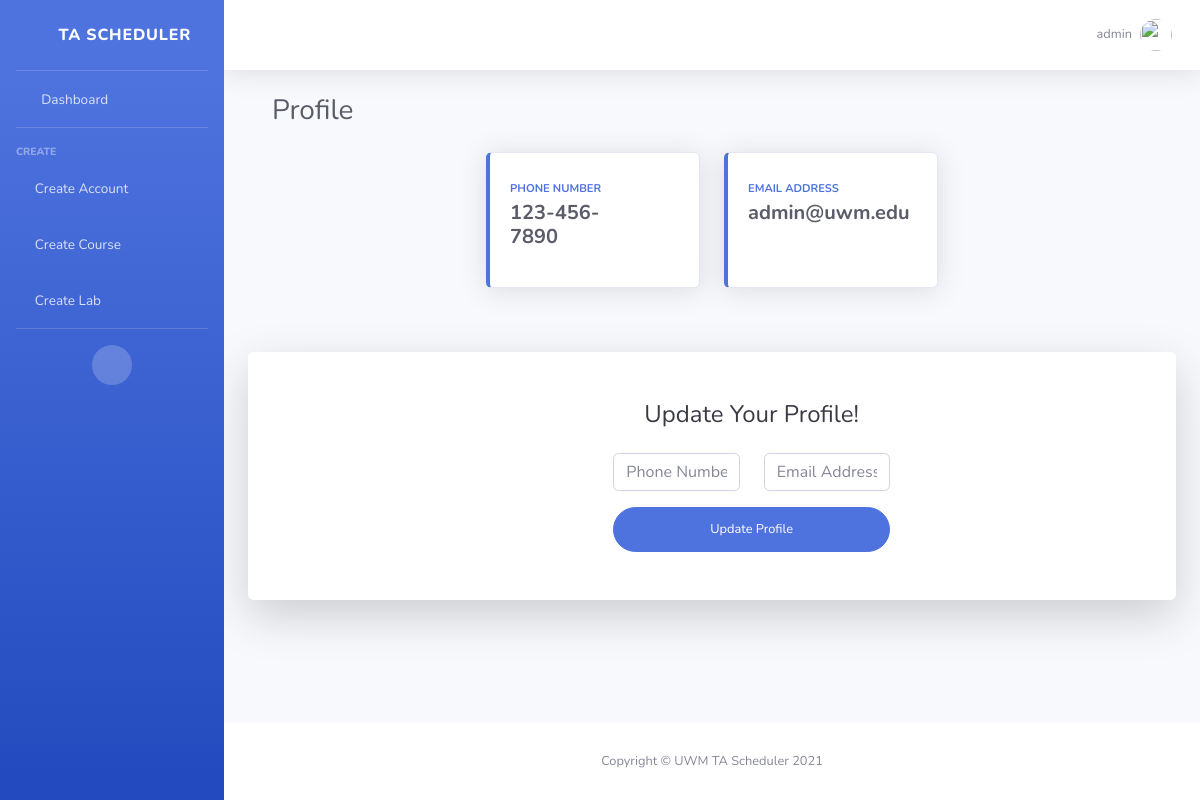
/profile/ (signed in), run on the app's committed database.
### TA_Scheduler/models.py (models this page shows)
class myContact(models.Model):
    userName = models.CharField(max_length=40)
    phoneNumber = models.CharField(max_length=20)
    emailAddress = models.CharField(max_length=40)

### TA_Scheduler/views.py (the view, shortened to what this page needs)
# urls.py: path('profile/', Profile.as_view())
class Profile(View):
    def get(self,request):
        userName = request.session["userName"]
        if(len(list(myContact.objects.filter(userName=userName))) == 0):
            myContact.objects.create(userName=userName, phoneNumber="NOT SET", emailAddress="NOT SET")
        contact = list(myContact.objects.filter(userName=userName))[0]
        return render(request, "profile.html", {"userName":userName, "phoneNumber":contact.phoneNumber, "emailAddress":contact.emailAddress})

### templates/profile.html (shortened to what this page needs)
{% load static %}
<!DOCTYPE html>
<html lang="en">
<head>
    <link href="{% static '/vendor/fontawesome-free/css/all.min.css' %}" rel="stylesheet" type="text/css">
    <link href="{% static '/css/sb-admin-2.min.css' %}" rel="stylesheet">
    <link href="{% static '/vendor/datatables/dataTables.bootstrap4.min.css' %}" rel="stylesheet">
</head>
<body id="page-top">
    <div id="wrapper">
        <ul class="navbar-nav bg-gradient-primary sidebar sidebar-dark accordion" id="accordionSidebar">
            <a class="sidebar-brand d-flex align-items-center justify-content-center" href="/home">
                <div class="sidebar-brand-icon rotate-n-15">
                    <i class="far fa-calendar-alt"></i>
                </div>
                <div class="sidebar-brand-text mx-3">TA Scheduler</div>
            </a>
            <hr class="sidebar-divider my-0">
            <li class="nav-item">
                <a class="nav-link" href="/home">
                    <i class="fas fa-fw fa-tachometer-alt"></i>
                    <span>Dashboard</span></a>
            </li>
            <hr class="sidebar-divider">
            <div class="sidebar-heading">
                Create
            </div>
			<li class="nav-item">
                <a class="nav-link" href="/create-account">
					<i class="fas fa-user-circle"></i>
                    <span>Create Account</span></a>
            </li>
			<li class="nav-item">
                <a class="nav-link" href="/create-course">
					<i class="fas fa-book-open"></i>
                    <span>Create Course</span></a>
            </li>
			<li class="nav-item">
                <a class="nav-link" href="/create-lab">
					<i class="fas fa-flask"></i>
                    <span>Create Lab</span></a>
            </li>
            <hr class="sidebar-divider d-none d-md-block">
            <div class="text-center d-none d-md-inline">
                <button class="rounded-circle border-0" id="sidebarToggle"></button>
            </div>
        </ul>
        <div id="content-wrapper" class="d-flex flex-column">
            <div id="content">
                <nav class="navbar navbar-expand navbar-light bg-white topbar mb-4 static-top shadow">
                    <ul class="navbar-nav ml-auto">
                        <li class="nav-item dropdown no-arrow">
                            <a class="nav-link dropdown-toggle" href="#" id="userDropdown" role="button"
                                data-toggle="dropdown" aria-haspopup="true" aria-expanded="false">
                                <span class="mr-2 d-none d-lg-inline text-gray-600 small">{{ userName }}</span>
                                <img class="img-profile rounded-circle"
                                    src="{% static '/img/undraw_profile.svg' %}">
                            </a>
                        </li>
                    </ul>
                </nav>
                <div class="container-fluid">
                    <div class="container-fluid">
                    <div class="d-sm-flex align-items-center justify-content-between mb-4">
                        <h1 class="h3 mb-0 text-gray-800">Profile</h1>
                    </div>
                    </div>
                    <div class="row">
                        <div class="col-xl-3 col-md-3 mb-3"></div>
                        <div class="col-xl-3 col-md-3 mb-3">
                            <div class="card border-left-primary shadow h-100 py-2">
                                <div class="card-body">
                                    <div class="row no-gutters align-items-center">
                                        <div class="col mr-2">
                                            <div class="text-xs font-weight-bold text-primary text-uppercase mb-1">
                                                Phone Number</div>
                                            <div class="h5 mb-0 font-weight-bold text-gray-800">{{ phoneNumber }}</div>
                                        </div>
                                        <div class="col-auto">
											<i class="fas fa-phone fa-2x text-gray-300"></i>
                                        </div>
                                    </div>
                                </div>
                            </div>
                        </div>
                        <div class="col-xl-3 col-md-4 mb-3">
                            <div class="card border-left-primary shadow h-100 py-2">
                                <div class="card-body">
                                    <div class="row no-gutters align-items-center">
                                        <div class="col mr-2">
                                            <div class="text-xs font-weight-bold text-primary text-uppercase mb-1">
                                                Email Address</div>
                                            <div class="h5 mb-0 font-weight-bold text-gray-800">{{ emailAddress }}</div>
                                        </div>
                                        <div class="col-auto">
											<i class="fas fa-envelope fa-2x text-gray-300"></i>
                                        </div>
                                    </div>
                                </div>
                            </div>
                        </div>
                </div>
				        <div class="card o-hidden border-0 shadow-lg my-5">
            <div class="card-body p-0">
                <div class="row">
                    <div class="col-lg-4 d-none d-lg-block bg-register-image"></div>
                    <div class="col-lg-5">
                        <div class="p-5">
                            <div class="text-center">
                                <h1 class="h4 text-gray-900 mb-4">Update Your Profile!</h1>
                            </div>
                            <form class="user" action="/profile/" method="post">
                                <div class="form-group row">
									<div class="col-sm-6  mb-3 mb-sm-0">
                                        <input required="true" type="tel" class="form-control" name="phoneNumber" placeholder="Phone Number (123-546-7890)" pattern="[0-9]{3}-[0-9]{3}-[0-9]{4}">
                                    </div>
                                    <div class="col-sm-6">
                                        <input required="true" type="email" class="form-control" name="emailAddress" placeholder="Email Address"> </div>
                                </div>
                                 <button type="submit" class="btn btn-primary btn-user btn-block">Update Profile</button>
                            </form>
                        </div>
                    </div>
                </div>
            </div>
                        </div>
            </div>
            </div>
            <footer class="sticky-footer bg-white">
                <div class="container my-auto">
                    <div class="copyright text-center my-auto">
                        <span>Copyright &copy; UWM TA Scheduler 2021</span>
                    </div>
                </div>
            </footer>
        </div>
    </div>
</body>
</html>

### data on the page
myContact: userName "admin", phoneNumber "123-456-7890", emailAddress "admin@uwm.edu"
